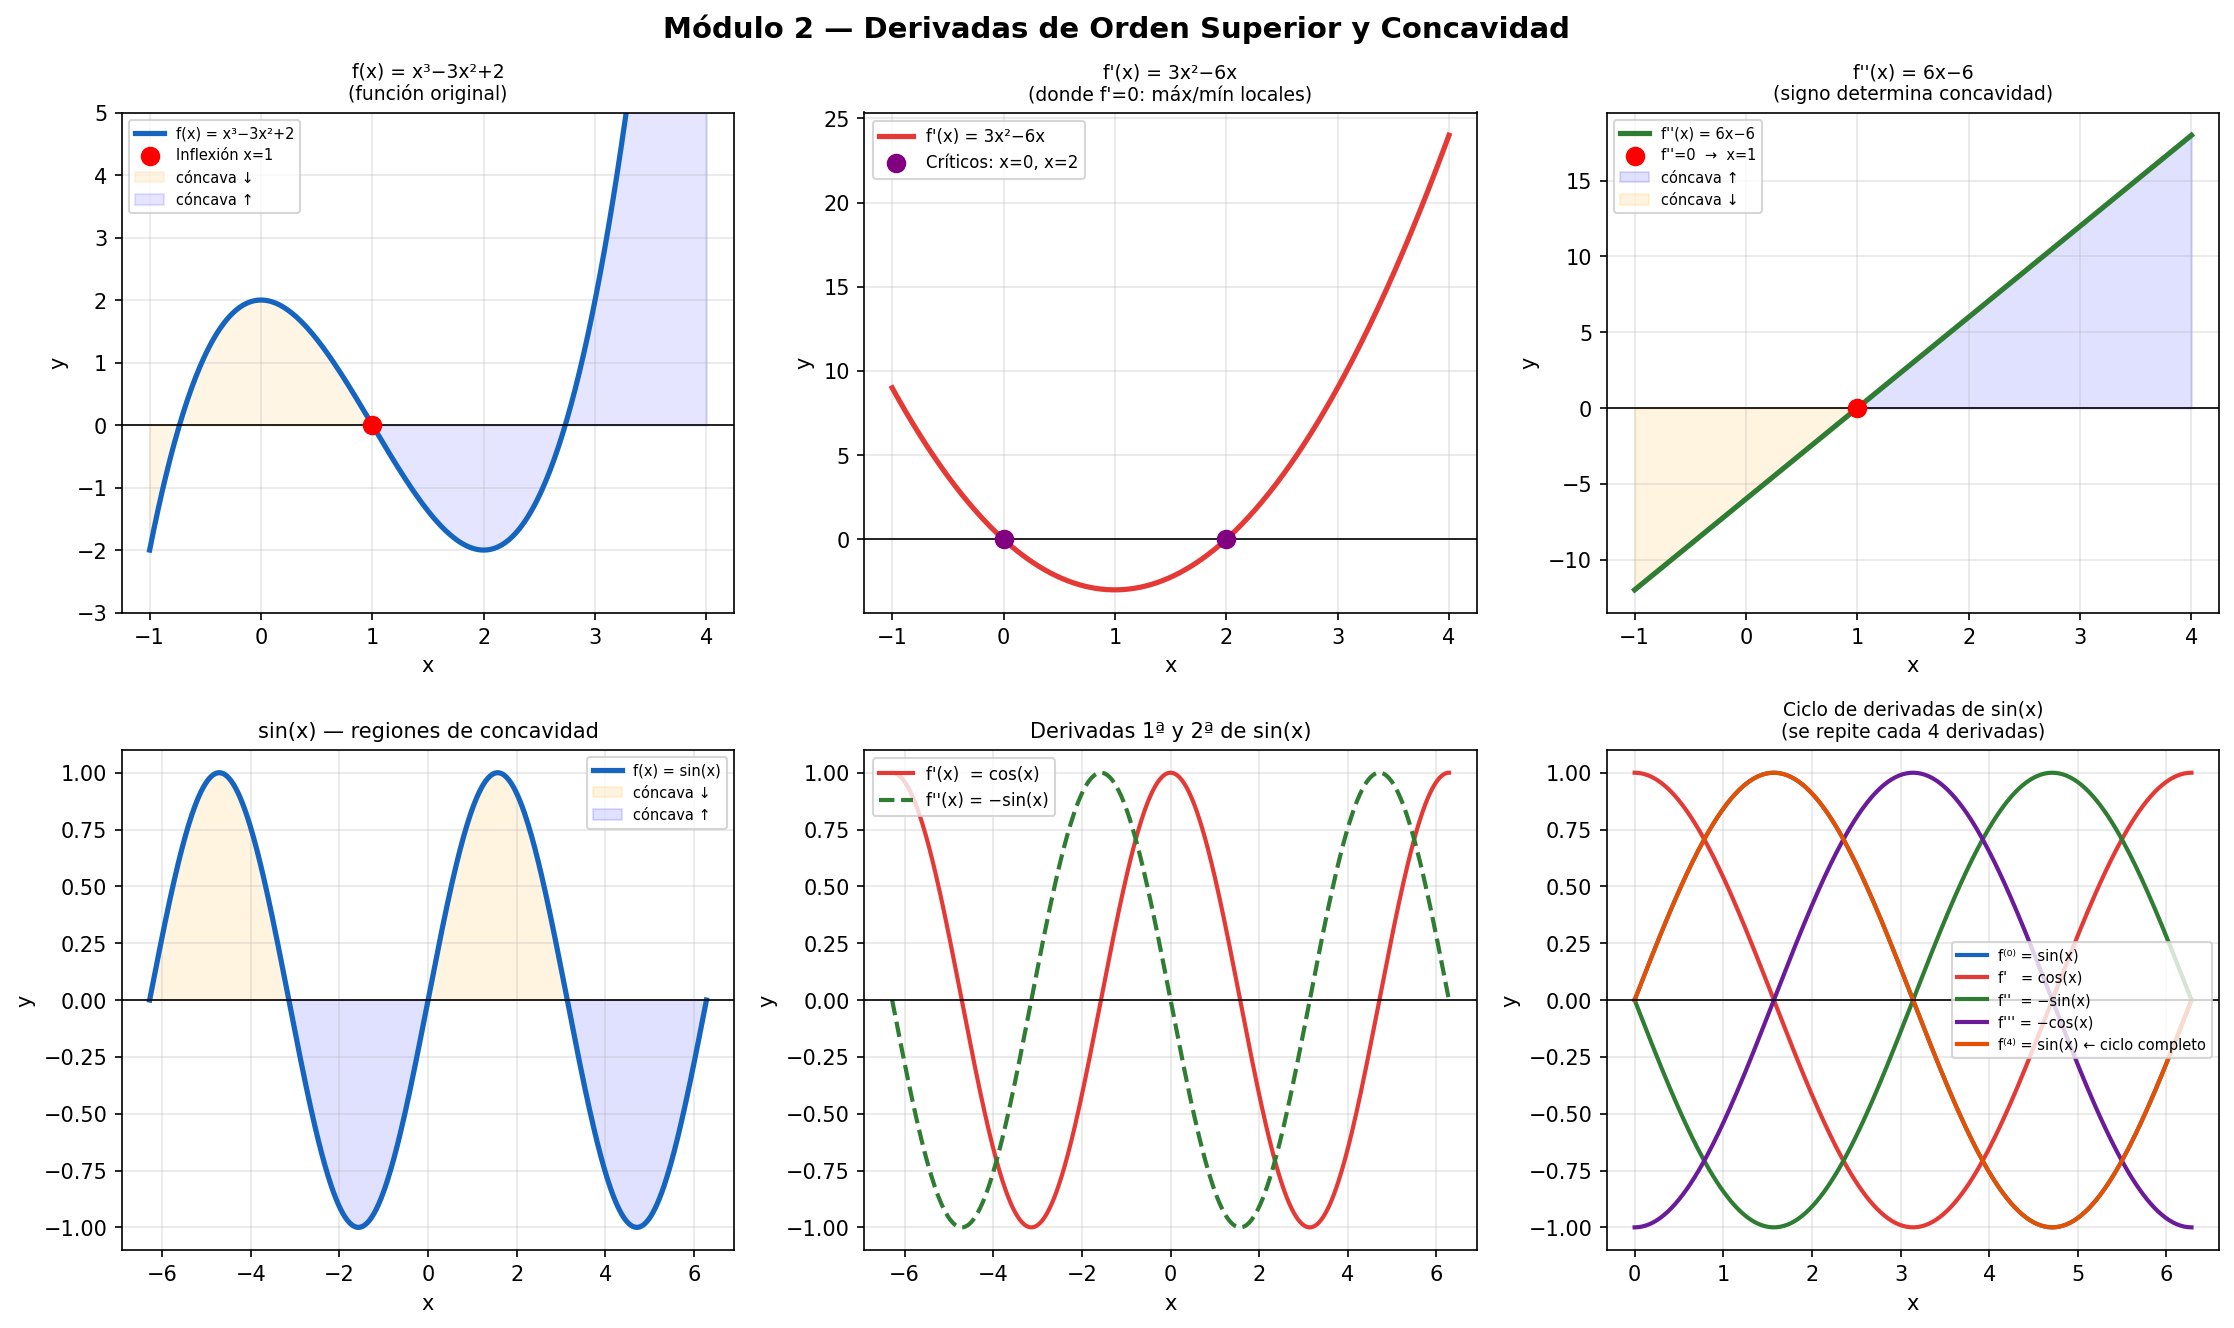

Write Python code to recreate this figure.
"""
Módulo 2 - Derivación de Orden Superior
FUN-05 Cálculo Diferencial e Integral | Universidad CENFOTEC

¿QUÉ SON LAS DERIVADAS DE ORDEN SUPERIOR?
───────────────────────────────────────────
Si f'(x) es la derivada de f, podemos derivar f'(x) nuevamente
para obtener la SEGUNDA DERIVADA, denotada f''(x) o d²y/dx².

En general:
  f'(x)   = primera derivada   →  tasa de cambio de f
  f''(x)  = segunda derivada   →  tasa de cambio de f'
  f'''(x) = tercera derivada   →  tasa de cambio de f''
  f⁽ⁿ⁾(x) = derivada de orden n

INTERPRETACIÓN FÍSICA:
  Si f(t) = posición de un objeto en el tiempo t, entonces:
  • f'(t)  = velocidad  (qué tan rápido se mueve)
  • f''(t) = aceleración (qué tan rápido cambia la velocidad)

INTERPRETACIÓN GEOMÉTRICA (segunda derivada):
  f''(x) describe la CONCAVIDAD de la curva:
  • f''(x) > 0  →  curva cóncava hacia ARRIBA ∪  (como tazón)
  • f''(x) < 0  →  curva cóncava hacia ABAJO ∩   (como colina)
  • f''(x) = 0  →  posible PUNTO DE INFLEXIÓN
    (lugar donde la curva cambia de concavidad)

NOTACIONES:
  f''(x)  =  y''  =  d²y/dx²  =  D²f  =  f⁽²⁾(x)
"""

import numpy as np
import matplotlib.pyplot as plt
from sympy import *

x = symbols('x')

# ─────────────────────────────────────────────────────────────
# SECCIÓN 1: Derivadas de orden n
# ─────────────────────────────────────────────────────────────
print("=" * 60)
print("  DERIVADAS DE ORDEN SUPERIOR")
print("=" * 60)
print("""
  Para calcular f''(x): derivar f'(x) una vez más.
  Para f'''(x): derivar f''(x), y así sucesivamente.
""")

funciones = [
    (x**5,          "x⁵",    5),
    (sin(x),        "sin(x)", 5),
    (exp(x),        "eˣ",     4),
    (log(x),        "ln(x)",  4),
    (x**2 * exp(x), "x²·eˣ",  3),
]

for f_expr, nombre, max_orden in funciones:
    print(f"  f(x) = {nombre}")
    fp = f_expr
    for n in range(1, max_orden + 1):
        fp = diff(fp, x)
        notacion = ["f'", "f''", "f'''", "f⁽⁴⁾", "f⁽⁵⁾"][n-1]
        print(f"    {notacion}(x) = {simplify(fp)}")
    print()

# ─────────────────────────────────────────────────────────────
# SECCIÓN 2: Concavidad y puntos de inflexión
# ─────────────────────────────────────────────────────────────
print("=" * 60)
print("  CONCAVIDAD Y PUNTOS DE INFLEXIÓN")
print("=" * 60)
print("""
  La segunda derivada f''(x) determina la concavidad:

  • Si f''(x) > 0 en (a,b)  →  f es CÓNCAVA HACIA ARRIBA en (a,b)
    La curva "sostiene agua". f' es creciente.

  • Si f''(x) < 0 en (a,b)  →  f es CÓNCAVA HACIA ABAJO en (a,b)
    La curva "derrama agua". f' es decreciente.

  PUNTO DE INFLEXIÓN: punto donde la concavidad cambia.
    Condición necesaria: f''(c) = 0
    Pero f''(c)=0 NO garantiza inflexión; hay que verificar
    que el signo de f'' realmente cambie a ambos lados de c.
""")

def analizar_concavidad(f_expr, nombre, intervalo=(-5, 5)):
    fp  = diff(f_expr, x)
    fpp = diff(fp, x)
    puntos_inf = solve(fpp, x)
    puntos_reales = [p for p in puntos_inf
                     if p.is_real and intervalo[0] < p < intervalo[1]]

    print(f"  f(x)   = {nombre}")
    print(f"  f'(x)  = {simplify(fp)}")
    print(f"  f''(x) = {simplify(fpp)}")
    print(f"  Resolver f''(x) = 0  →  x = {puntos_reales}")

    for p in puntos_reales:
        val_izq = fpp.subs(x, p - Rational(1,10))
        val_der = fpp.subs(x, p + Rational(1,10))
        cambio  = val_izq * val_der < 0
        tipo    = "✅ Punto de Inflexión (cambia concavidad)" if cambio \
                  else "❌ No es inflexión (no cambia concavidad)"
        print(f"    x = {p}  →  f''(x⁻)={round(float(val_izq),3)},  "
              f"f''(x⁺)={round(float(val_der),3)}  →  {tipo}")
    print()
    return fp, fpp

analizar_concavidad(x**3 - 3*x**2 + 2, "x³ − 3x² + 2")
analizar_concavidad(x**4 - 6*x**2,     "x⁴ − 6x²")
analizar_concavidad(sin(x),            "sin(x)")

# ─────────────────────────────────────────────────────────────
# SECCIÓN 3: Visualización
# ─────────────────────────────────────────────────────────────
fig, axes = plt.subplots(2, 3, figsize=(15, 9))
fig.suptitle("Módulo 2 — Derivadas de Orden Superior y Concavidad",
             fontsize=14, fontweight='bold')

c_f   = '#1565C0'
c_fp  = '#E53935'
c_fpp = '#2E7D32'

xv = np.linspace(-1, 4, 400)
yf   = xv**3 - 3*xv**2 + 2
yfp  = 3*xv**2 - 6*xv
yfpp = 6*xv - 6

# f(x)
ax = axes[0, 0]
ax.plot(xv, yf, color=c_f, lw=2.5, label="f(x) = x³−3x²+2")
ax.axhline(0, color='black', lw=0.8)
ax.scatter([1], [0], color='red', zorder=5, s=70, label="Inflexión x=1")
ax.fill_between(xv[xv < 1], yf[xv < 1], alpha=0.10, color='orange', label="cóncava ↓")
ax.fill_between(xv[xv > 1], yf[xv > 1], alpha=0.10, color='blue',   label="cóncava ↑")
ax.set_title("f(x) = x³−3x²+2\n(función original)", fontsize=9)
ax.legend(fontsize=7); ax.grid(True, alpha=0.3)
ax.set_xlabel("x"); ax.set_ylabel("y"); ax.set_ylim(-3, 5)

# f'(x)
ax = axes[0, 1]
ax.plot(xv, yfp, color=c_fp, lw=2.5, label="f'(x) = 3x²−6x")
ax.axhline(0, color='black', lw=0.8)
ax.scatter([0, 2], [0, 0], color='purple', zorder=5, s=70,
           label="Críticos: x=0, x=2")
ax.set_title("f'(x) = 3x²−6x\n(donde f'=0: máx/mín locales)", fontsize=9)
ax.legend(fontsize=8); ax.grid(True, alpha=0.3)
ax.set_xlabel("x"); ax.set_ylabel("y")

# f''(x)
ax = axes[0, 2]
ax.plot(xv, yfpp, color=c_fpp, lw=2.5, label="f''(x) = 6x−6")
ax.axhline(0, color='black', lw=0.8)
ax.scatter([1], [0], color='red', zorder=5, s=70, label="f''=0  →  x=1")
ax.fill_between(xv, yfpp, 0, where=(yfpp > 0), alpha=0.12,
                color='blue',   label="cóncava ↑")
ax.fill_between(xv, yfpp, 0, where=(yfpp < 0), alpha=0.12,
                color='orange', label="cóncava ↓")
ax.set_title("f''(x) = 6x−6\n(signo determina concavidad)", fontsize=9)
ax.legend(fontsize=7); ax.grid(True, alpha=0.3)
ax.set_xlabel("x"); ax.set_ylabel("y")

# sin(x) con concavidades
xv2   = np.linspace(-2*np.pi, 2*np.pi, 500)
yf2   = np.sin(xv2)
yfp2  = np.cos(xv2)
yfpp2 = -np.sin(xv2)

ax = axes[1, 0]
ax.plot(xv2, yf2, color=c_f, lw=2.5, label="f(x) = sin(x)")
ax.fill_between(xv2, yf2, 0, where=(yfpp2 < 0), alpha=0.12,
                color='orange', label="cóncava ↓")
ax.fill_between(xv2, yf2, 0, where=(yfpp2 > 0), alpha=0.12,
                color='blue',   label="cóncava ↑")
ax.axhline(0, color='black', lw=0.8)
ax.set_title("sin(x) — regiones de concavidad", fontsize=10)
ax.legend(fontsize=7); ax.grid(True, alpha=0.3)
ax.set_xlabel("x"); ax.set_ylabel("y")

# f', f'' de sin(x)
ax = axes[1, 1]
ax.plot(xv2, yfp2,  color=c_fp,  lw=2,   label="f'(x)  = cos(x)")
ax.plot(xv2, yfpp2, color=c_fpp, lw=2, ls='--', label="f''(x) = −sin(x)")
ax.axhline(0, color='black', lw=0.8)
ax.set_title("Derivadas 1ª y 2ª de sin(x)", fontsize=10)
ax.legend(fontsize=8); ax.grid(True, alpha=0.3)
ax.set_xlabel("x"); ax.set_ylabel("y")

# Ciclo de derivadas de sin(x)
ax = axes[1, 2]
xv3 = np.linspace(0, 2*np.pi, 300)
ciclo = [
    (np.sin(xv3),  "f⁽⁰⁾ = sin(x)",  c_f),
    (np.cos(xv3),  "f'   = cos(x)",   c_fp),
    (-np.sin(xv3), "f''  = −sin(x)",  c_fpp),
    (-np.cos(xv3), "f''' = −cos(x)",  '#6A1B9A'),
    (np.sin(xv3),  "f⁽⁴⁾ = sin(x) ← ciclo completo", '#E65100'),
]
for y, label, color in ciclo:
    ax.plot(xv3, y, lw=2, label=label, color=color)
ax.axhline(0, color='black', lw=0.8)
ax.set_title("Ciclo de derivadas de sin(x)\n(se repite cada 4 derivadas)", fontsize=9)
ax.legend(fontsize=7); ax.grid(True, alpha=0.3)
ax.set_xlabel("x"); ax.set_ylabel("y")

plt.tight_layout()
plt.savefig("derivadas_orden_superior.png", dpi=150, bbox_inches='tight')
plt.show()
print("\n✅  Gráfica guardada: derivadas_orden_superior.png")
